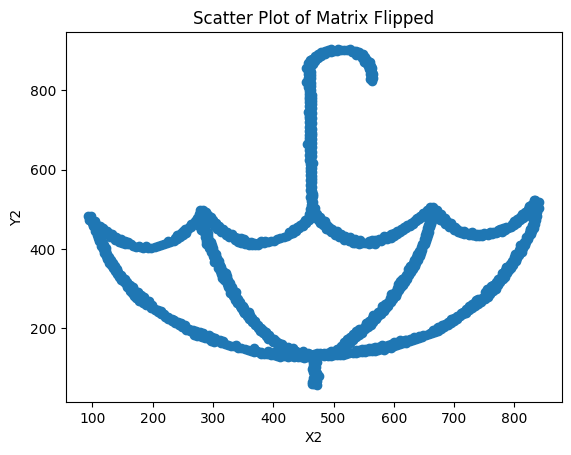

Source code (Python):
import pandas as pd
import numpy as np
import matplotlib.pyplot as plt
df = pd.read_csv("D:/MS/Data Analytics Lab/Week1/Umbrella_updated.csv")


# Creating a matrix of 1000 x 1000

matrix = np.zeros([1000,1000],dtype=int)
for index,row in df.iterrows():
    matrix[df['X1'],df['Y1']]=1

matrix = matrix.transpose()
matrix = np.fliplr(matrix)
matrix = matrix.transpose()
matrix_270 = np.fliplr(matrix)

X=[]
Y=[]
for x in range(0,1000):
    for y in range(0,1000):
        if(matrix_270[x,y]==1):
            X.append(x)
            Y.append(y)

df['X2']=X
df['Y2']=Y
plt.scatter(df['X2'],df['Y2'])
plt.title('Scatter Plot of Matrix Flipped')
plt.xlabel('X2')
plt.ylabel('Y2')
plt.show()

            
